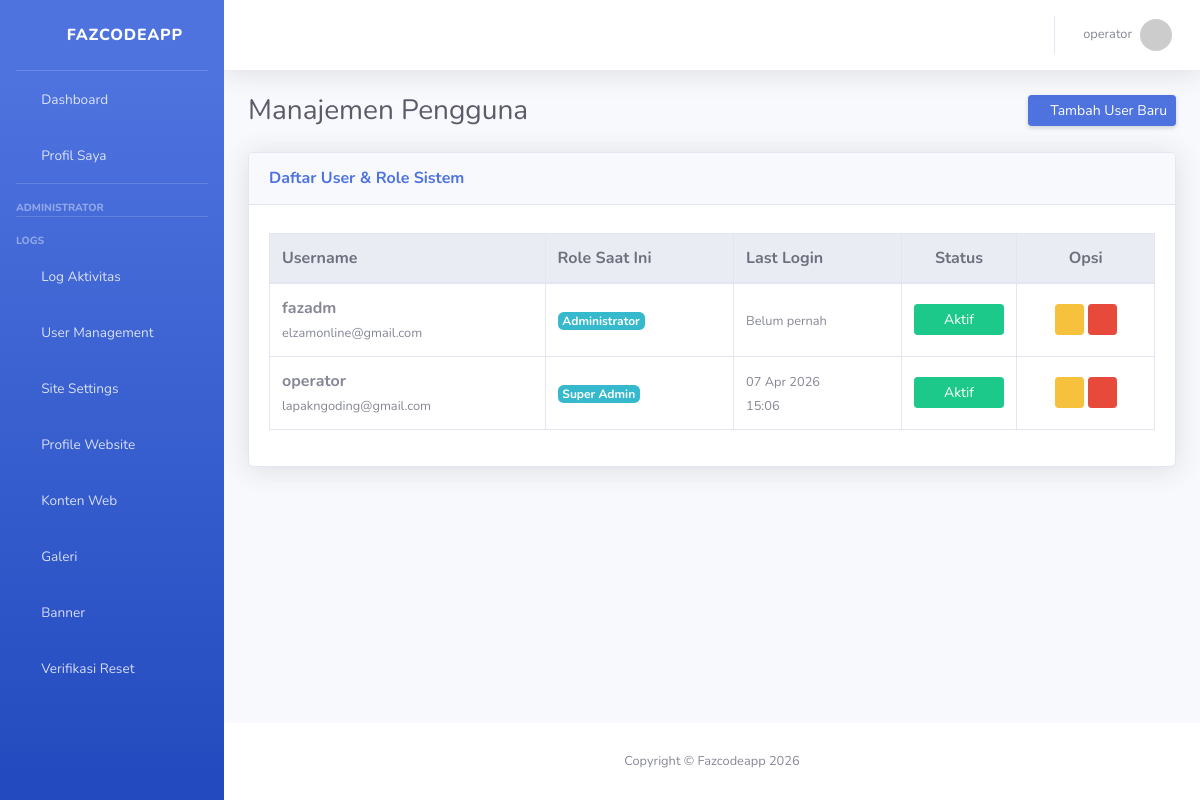
The page /users/ (signed in) on the database as committed earlier.
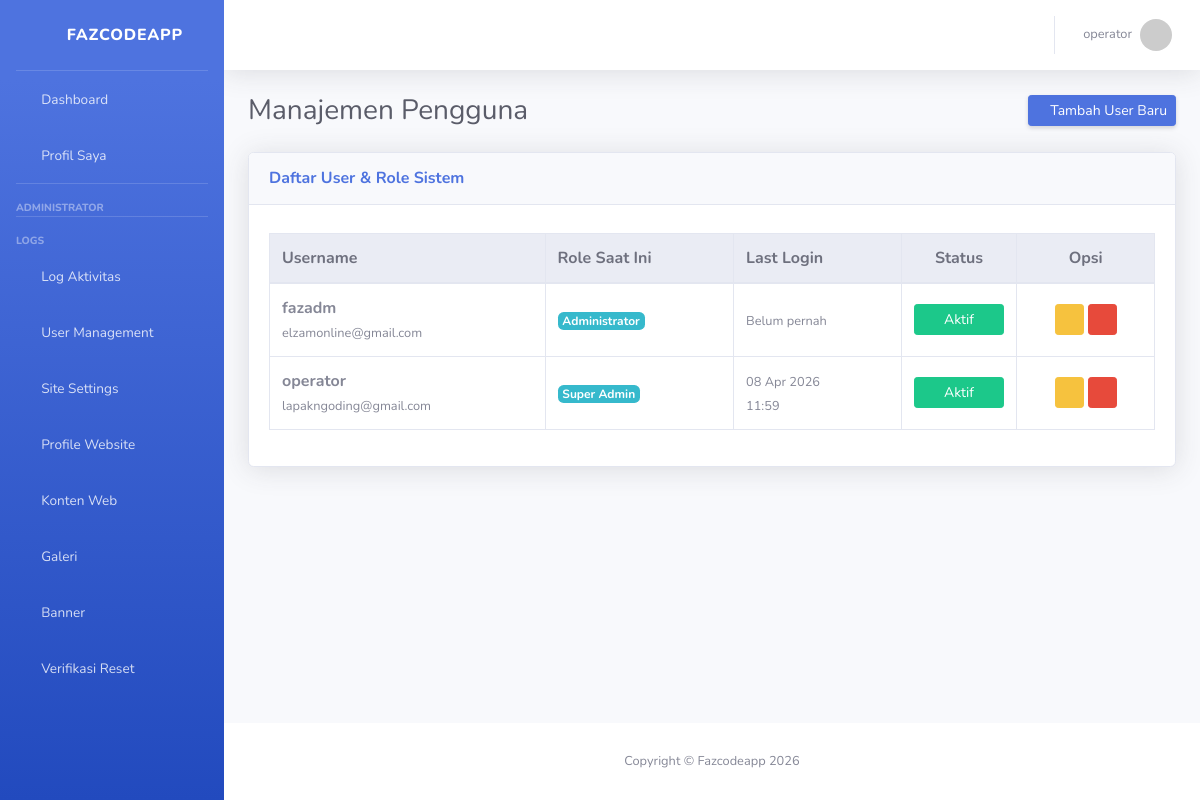
The same page on the database as committed later.
### apps/dashboard/models.py (models this page shows, shortened)
class SiteSetting(models.Model):
    site_name = models.CharField(max_length=100, default="Fazcodeapp")
    active_theme = models.CharField(max_length=50, default="sb_admin")
    class Meta:
        app_label = 'dashboard' # Menegaskan ini milik app dashboard

### apps/accounts/models.py (models this page shows, shortened)
class User(AbstractUser):
    class Role(models.TextChoices):
        SUPERADMIN = "SUPERADMIN", "Super Admin"
        ADMIN = "ADMIN", "Administrator"
        OPERATOR = "OPERATOR", "Operator"
        USER = "USER", "Regular User"
    role = models.CharField(
        max_length=20,
        choices=Role.choices,
        default=Role.USER
    )

### apps/accounts/decorators.py (the view)
    def wrapper_func(request, *args, **kwargs):
        if request.user.role == 'ADMIN' or request.user.role == 'SUPERADMIN':
            return view_func(request, *args, **kwargs)
        else:
            messages.error(request, "Anda tidak memiliki izin akses ke halaman ini.")
            return redirect('dashboard:index') # Lempar ke halaman yang aman

### apps/dashboard/context_processors.py (called while the page is built)
def theme_settings(request):
    config = SiteSetting.objects.first()
    return {
        'ACTIVE_THEME': f'themes/{config.active_theme}/' if config else 'themes/sb_admin/',
        'APP_NAME': config.site_name if config else 'Fazcodeapp'
    }

### apps/dashboard/views.py (called while the page is built)
@login_required
@admin_only
def user_list(request):
    if not request.user.is_superuser:
        messages.error(request, "Akses ditolak! Anda bukan Superadmin.")
        return redirect('dashboard:index')
    print("DEBUG: Menjalankan View user_list")
    users = User.objects.all().order_by('-date_joined') #('-id')
    return render(request, 'apps/dashboard/user_list.html', {'users': users})

### templates/apps/dashboard/user_list.html (shortened to what this page needs)
{% extends "base.html" %}
{% block content %}
<div class="d-sm-flex align-items-center justify-content-between mb-4">
    <h1 class="h3 mb-0 text-gray-800">Manajemen Pengguna</h1>
    <a href="{% url 'dashboard:user_create' %}" class="btn btn-primary btn-sm shadow-sm">
        <i class="fas fa-plus fa-sm text-white-50"></i> Tambah User Baru
    </a>
</div>
<div class="card shadow mb-4">
    <div class="card-header py-3">
        <h6 class="m-0 font-weight-bold text-primary">Daftar User & Role Sistem</h6>
    </div>
    <div class="card-body">
        <div class="table-responsive mt-2">
            <table class="table table-bordered table-hover" id="dataTable" width="100%" cellspacing="0">
                <thead class="thead-light">
                    <tr>
                        <th>Username</th>
                        <th>Role Saat Ini</th>
                        <th>Last Login</th>
                        <th class="text-center">Status</th> <th class="text-center">Opsi</th>
                    </tr>
                </thead>
                <tbody>
                    {% for u in users %}
                    <tr>
                        <td class="align-middle">
                            <strong>{{ u.username }}</strong><br>
                            <small class="text-muted">{{ u.email }}</small>
                        </td>
                        <td class="align-middle">
                            <span class="badge badge-info">{{ u.get_role_display|default:"Staff" }}</span>
                        </td>
                        <td class="align-middle">
                            <small>{{ u.last_login|date:"d M Y"|default:"Belum pernah" }}</small><br>
                            <small class="text-muted">{{ u.last_login|time:"H:i" }}</small>
                        </td>
                        <td class="text-center align-middle">
                            <form method="POST" action="{% url 'dashboard:toggle_user_status' u.id %}">
                                {% if u.is_active %}
                                    <button type="submit" class="btn btn-success btn-sm w-100">Aktif</button>
                                {% else %}
                                    <button type="submit" class="btn btn-secondary btn-sm w-100">Nonaktif</button>
                                {% endif %}
                            </form>
                        </td>
                        <td class="text-center align-middle">
                            <a href="{% url 'dashboard:user_edit' u.id %}" class="btn btn-warning btn-sm">
                                <i class="fas fa-edit"></i>
                            </a>
                            <button type="button" class="btn btn-danger btn-sm" data-toggle="modal" data-target="#deleteModal{{ u.id }}">
                                <i class="fas fa-trash"></i>
                            </button>
                        </td>
                    </tr>
                    {% endfor %}
                </tbody>
            </table>
        </div>
    </div>
</div>
{% endblock %}

### templates/base.html
{% extends ACTIVE_THEME|add:"base_theme.html" %}

### templates/themes/sb_admin/base_theme.html (shortened to what this page needs)
{% load static %}
<!DOCTYPE html>
<html lang="en">
<head>
    <link href="{% static 'vendor/fontawesome-free/css/all.min.css' %}" rel="stylesheet" type="text/css">
    <link href="{% static 'css/sb-admin-2.min.css' %}" rel="stylesheet">
</head>
<body id="page-top">
    <div id="wrapper">
        <ul class="navbar-nav bg-gradient-primary sidebar sidebar-dark accordion" id="accordionSidebar">
            <a class="sidebar-brand d-flex align-items-center justify-content-center" href="/">
                <div class="sidebar-brand-icon rotate-n-15"><i class="fas fa-code"></i></div>
                <div class="sidebar-brand-text mx-3">{{ APP_NAME }}</div>
            </a>
            <hr class="sidebar-divider my-0">
            {% include ACTIVE_THEME|add:"includes/_sidebar.html" %}
        </ul>
        <div id="content-wrapper" class="d-flex flex-column">
            <div id="content">
                {% include ACTIVE_THEME|add:"includes/_topbar.html" %}
                <div class="container-fluid">
                    {% block content %}{% endblock %}
                </div>
            </div>
            <footer class="sticky-footer bg-white">
                <div class="container my-auto">
                    <div class="copyright text-center my-auto">
                        <span>Copyright &copy; {{ APP_NAME }} 2026</span>
                    </div>
                </div>
            </footer>
        </div>
    </div>
</body>
</html>

### templates/themes/sb_admin/includes/_sidebar.html (shortened to what this page needs)
<li class="nav-item {% if request.resolver_match.url_name == 'index' %}active{% endif %}">
    <a class="nav-link" href="{% url 'dashboard:index' %}">
        <i class="fas fa-fw fa-tachometer-alt"></i>
        <span>Dashboard</span>
    </a>
</li>
<li class="nav-item {% if request.resolver_match.url_name == 'profile' %}active{% endif %}">
    <a class="nav-link" href="{% url 'dashboard:profile' %}">
        <i class="fas fa-fw fa-user"></i>
        <span>Profil Saya</span>
    </a>
</li>
{% if user.role == 'ADMIN' or user.role == 'SUPERADMIN' %}
<hr class="sidebar-divider">
<div class="sidebar-heading">Administrator</div>
<hr class="sidebar-divider">
<div class="sidebar-heading">Logs</div>
<li class="nav-item {% if request.resolver_match.url_name == 'activity_log' %}active{% endif %}">
    <a class="nav-link" href="{% url 'dashboard:activity_log' %}">
        <i class="fas fa-fw fa-history"></i>
        <span>Log Aktivitas</span>
    </a>
</li>
<li class="nav-item">
    <a class="nav-link" href="{% url 'dashboard:user_list' %}">
        <i class="fas fa-fw fa-users-cog"></i>
        <span>User Management</span>
    </a>
</li>
<li class="nav-item">
    <a class="nav-link" href="{% url 'dashboard:site_settings' %}">
        <i class="fas fa-fw fa-cogs"></i>
        <span>Site Settings</span>
    </a>
    <a class="nav-link" href="{% url 'rental:edit_profile_web' %}">
        <i class="fas fa-fw fa-cogs"></i>
        <span>Profile Website</span>
    </a>
    <a class="nav-link" href="{% url 'rental:admin_paket_list' %}">
        <i class="fas fa-fw fa-list"></i>
        <span>Konten Web</span>
    </a>
    <a class="nav-link" href="{% url 'rental:admin_galeri_list' %}">
        <i class="fas fa-fw fa-photo-video"></i>
        <span>Galeri</span>
    </a>
     <a class="nav-link" href="{% url 'rental:admin_hero_list' %}">
        <i class="fas fa-fw fa-photo-video"></i>
        <span>Banner</span>
    </a>
</li>
<li class="nav-item {% if request.resolver_match.url_name == 'verify_reset' %}active{% endif %}">
    <a class="nav-link" href="{% url 'dashboard:verify_reset' %}">
        <i class="fas fa-fw fa-user-shield"></i>
        <span>Verifikasi Reset</span>
    </a>
</li>
{% endif %}

### templates/themes/sb_admin/includes/_topbar.html (shortened to what this page needs)
<nav class="navbar navbar-expand navbar-light bg-white topbar mb-4 static-top shadow">
    <ul class="navbar-nav ml-auto">
        <li class="nav-item dropdown no-arrow">
            <a class="nav-link dropdown-toggle" href="#" id="userDropdown" role="button" data-toggle="dropdown" aria-haspopup="true" aria-expanded="false">
                <span class="mr-2 d-none d-lg-inline text-gray-600 small">
                    {{ user.username }}
                </span>
                <img class="img-profile rounded-circle" src="https://ui-avatars.com/api/?name={{ user.username }}&background=4e73df&color=fff">
            </a>
        </li>
    </ul>
</nav>

Rows that differ between the two databases and show on the page:
changed User "operator": last_login "07 Apr 2026" → "08 Apr 2026"; last_login "15:06" → "11:59"
